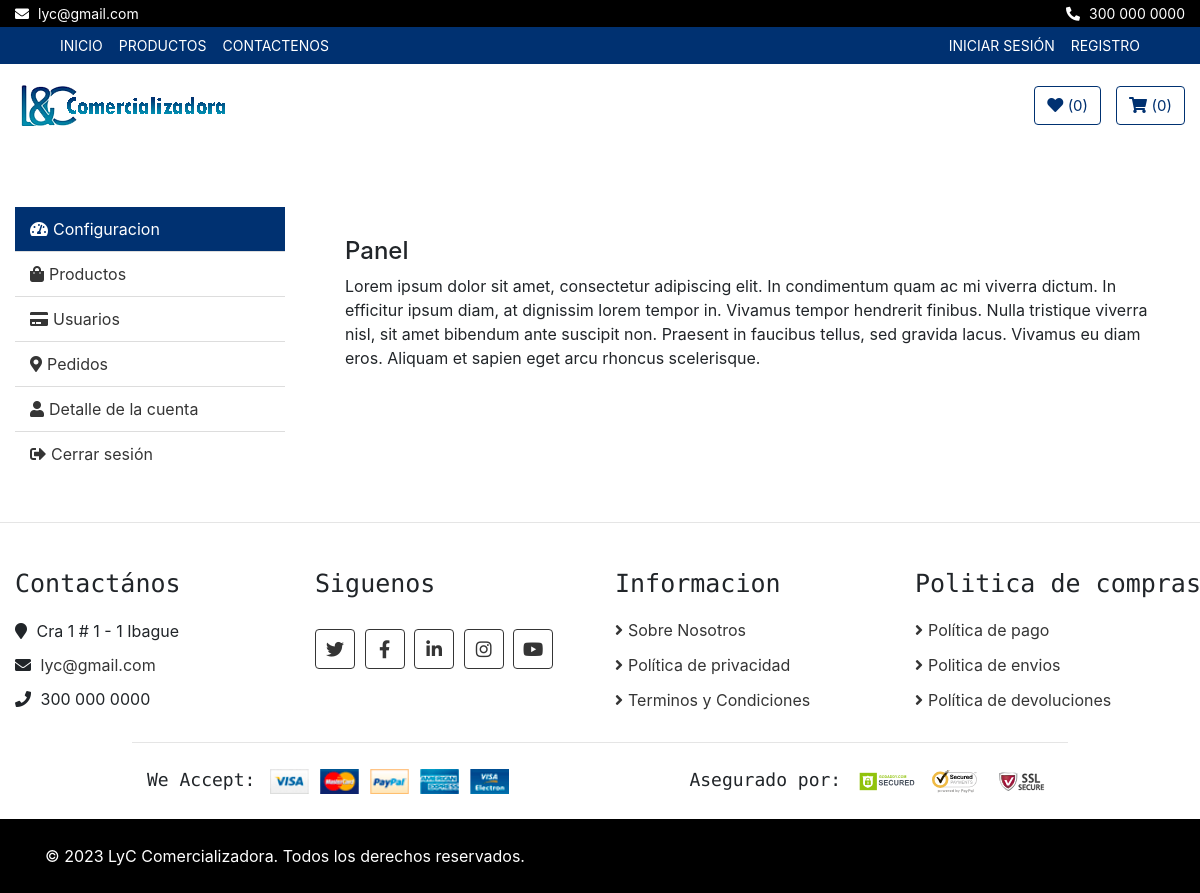
Screenshot of /user_admin/ with the database file from the repository.
### politicas/models.py (models this page shows, shortened)
class CorreoEmpresa(models.Model):
    direccion = models.CharField(max_length=100)
    correo = models.EmailField(unique=True)
    telefono = models.CharField(max_length=20)

class Copyright(models.Model):
    frase = models.CharField(max_length=255)

### core/views.py (the view)
# urls.py: path('user_admin/', core_views.admin, name="admin"),
def admin(request):
        return render(request, "core/admin.html")

### core/context_processors.py (called while the page is built)
def correo_empresa(request):
    correo_empresa = CorreoEmpresa.objects.first()
    return {'correo_empresa': correo_empresa}

def copyright(request):
    copyright = Copyright.objects.first()
    return {'copyright': copyright}

### core/templates/core/admin.html (shortened to what this page needs)
{% extends 'core/base.html' %}
{% load static %}
{% block content %}
 <div class="my-account">
    <div class="container-fluid">
      <div class="row">
        <div class="col-md-3">
          <div
            class="nav flex-column nav-pills"
            role="tablist"
            aria-orientation="vertical"
          >
            <a
              class="nav-link active"
              id="dashboard-nav"
              data-toggle="pill"
              href="#dashboard-tab"
              role="tab"
              ><i class="fa fa-tachometer-alt"></i>Configuracion</a
            >
            <a
              class="nav-link"
              id="orders-nav"
              data-toggle="pill"
              href="#orders-tab"
              role="tab"
              ><i class="fa fa-shopping-bag"></i>Productos</a
            >
            <a
              class="nav-link"
              id="payment-nav"
              data-toggle="pill"
              href="#payment-tab"
              role="tab"
              ><i class="fa fa-credit-card"></i>Usuarios</a
            >
            <a
              class="nav-link"
              id="address-nav"
              data-toggle="pill"
              href="#address-tab"
              role="tab"
              ><i class="fa fa-map-marker-alt"></i>Pedidos</a
            >
            <a
              class="nav-link"
              id="account-nav"
              data-toggle="pill"
              href="#account-tab"
              role="tab"
              ><i class="fa fa-user"></i>Detalle de la cuenta</a
            >
            <a class="nav-link" href="index.html"
              ><i class="fa fa-sign-out-alt"></i>Cerrar sesión</a
            >
          </div>
        </div>
        <div class="col-md-9">
          <div class="tab-content">
            <div
              class="tab-pane fade show active"
              id="dashboard-tab"
              role="tabpanel"
              aria-labelledby="dashboard-nav"
            >
              <h4>Panel</h4>
              <p>
                Lorem ipsum dolor sit amet, consectetur adipiscing elit. In
                condimentum quam ac mi viverra dictum. In efficitur ipsum
                diam, at dignissim lorem tempor in. Vivamus tempor hendrerit
                finibus. Nulla tristique viverra nisl, sit amet bibendum ante
                suscipit non. Praesent in faucibus tellus, sed gravida lacus.
                Vivamus eu diam eros. Aliquam et sapien eget arcu rhoncus
                scelerisque.
              </p>
            </div>
          </div>
        </div>
      </div>
    </div>
  </div>
{%endblock%}

### core/templates/core/base.html (shortened to what this page needs)
<!DOCTYPE html>
<html lang="es">
<head>
  {% load static %}
<link rel="stylesheet" href="https://cdnjs.cloudflare.com/ajax/libs/font-awesome/5.15.3/css/all.min.css">
<link href="https://stackpath.bootstrapcdn.com/bootstrap/4.4.1/css/bootstrap.min.css" rel="stylesheet" />
<link href="https://cdnjs.cloudflare.com/ajax/libs/font-awesome/5.10.0/css/all.min.css" rel="stylesheet" />
<link href="{% static 'core/css/mainstyle.css' %}" rel="stylesheet" />
<link href="https://stackpath.bootstrapcdn.com/bootstrap/4.5.2/css/bootstrap.min.css" rel="stylesheet">
<link rel="stylesheet" href="{% static 'lib/slick/slick.css' %}" type="text/css">
<link rel="stylesheet" href="{% static 'lib/slick/slick-theme.css' %}" type="text/css">
</head>
  <body>
    <div class="top-bar">
      <div class="container-fluid">
        <div class="row">
          <div class="col-sm-6">
            <i class="fa fa-envelope"></i>
            {{ correo_empresa.correo }}
          </div>
          <div class="col-sm-6">
            <i class="fa fa-phone-alt"></i>
            {{ correo_empresa.telefono }}
          </div>
        </div>
      </div>
    </div>
    <div class="nav">
      <div class="container-fluid">
        <nav class="navbar navbar-expand-md bg-dark navbar-dark">
          <div class="collapse navbar-collapse justify-content-between" id="navbarCollapse">
            <div class="navbar-nav mr-auto">
              <a href="{% url 'home' %}" class="nav-item nav-link">Inicio</a>
              <a href="{% url 'product_list' %}" class="nav-item nav-link">Productos</a>
              <a href="{% url 'contacto' %}" class="nav-item nav-link">Contactenos</a>
            </div>
            <div class="navbar-nav ml-auto">
              {% if not request.user.is_authenticated %}
                <li class="nav-item">
                  <a class="nav-link" href="{% url 'login' %}">Iniciar sesión</a>
                </li>
                <li class="nav-item">
                  <a class="nav-link" href="{% url 'signup' %}">Registro</a>
                </li>
              {% endif %}
            </div>
          </div>
        </nav>
      </div>
    </div>
    <header class="masthead">
      <div class="bottom-bar">
        <div class="container-fluid">
          <div class="row align-items-center">
            <div class="col-md-9">
              <div class="logo">
                <a href="{% url 'home' %}">
                  <img src="/static/core/img/logo.png" alt="Logo" />
                </a>
              </div>
            </div>
            <div class="col-md-3">
              <div class="user">
                  {% if user.is_authenticated %}
                  <a href="{% url 'wishlist' %}" class="btn wishlist">
                      <i class="fa fa-heart"></i>
                      <span>({{ request.session.wishlist|length }})</span>
                  </a>
                  <a href="{% url 'cart' %}" class="btn cart" id="cart">
                      <i class="fa fa-shopping-cart"></i>
                      <span>({{ request.session.cart|length }})</span>
                  </a>
                  {% else %}
                  <a href="{% url 'login' %}" class="btn wishlist" id="wishlist">
                      <i class="fa fa-heart"></i>
                      <span>({{ request.session.wishlist|length }})</span>
                  </a>
                  <a href="{% url 'login' %}" class="btn cart">
                      <i class="fa fa-shopping-cart"></i>
                      <span>({{ request.session.cart|length }})</span>
                  </a>
                  {% endif %}
              </div>
          </div>
          </div>
        </div>
      </div>
    </header>
    {% block content%}
    {% endblock%}
    {% if request.path != "/" %}
    <hr />
    {% endif %}
    <div class="footer_container">
      <div class="footer">
        <div class="container-fluid">
          <div class="row">
            <div class="col-lg-3 col-md-6">
              <div class="footer-widget">
                <h2>Contactános</h2>
                <div class="contact-info">
                  <p>
                    <i class="fa fa-map-marker"></i> {{ correo_empresa.direccion }}
                  </p>
                  <p>
                    <i class="fa fa-envelope"></i>
                    <a href="mailto:{{ correo_empresa.correo }}" target="_blank"
                      style="color: #353535; text-decoration: none;">{{ correo_empresa.correo }}</a>
                  </p>
                  <p><i class="fa fa-phone"></i> {{ correo_empresa.telefono }}</p>
                </div>
              </div>
            </div>
            <div class="col-lg-3 col-md-6">
              <div class="footer-widget">
                <h2>Siguenos</h2>
                <div class="contact-info">
                  <div class="social">
                    <a href="https://twitter.com/" target="_blank"><i class="fab fa-twitter"></i></a>
                    <a href="https://www.facebook.com/" target="_blank"><i class="fab fa-facebook-f"></i></a>
                    <a href="https://www.linkedin.com/" target="_blank"><i class="fab fa-linkedin-in"></i></a>
                    <a href="https://www.instagram.com/" target="_blank"><i class="fab fa-instagram"></i></a>
                    <a href="https://youtu.be/E_xaxzYjc7I" target="_blank"><i class="fab fa-youtube"></i></a>
                  </div>
                </div>
              </div>
            </div>
            <div class="col-lg-3 col-md-6">
              <div class="footer-widget">
                <h2>Informacion</h2>
                <ul>
                  <li><a href="{% url 'sobre-nosotros' %}">Sobre Nosotros</a></li>
                  <li><a href="{% url 'politica-privacidad' %}">Política de privacidad</a></li>
                  <li><a href="{% url 'terminos-condiciones' %}">Terminos y Condiciones</a></li>
                </ul>
              </div>
            </div>
            <div class="col-lg-3 col-md-6">
              <div class="footer-widget">
                <h2>Politica de compras</h2>
                <ul>
                  <li><a href="{% url 'politica-pagos' %}">Política de pago</a></li>
                  <li><a href="{% url 'politica-envios' %}">Politica de envios</a></li>
                  <li><a href="{% url 'politica-devoluciones' %}">Política de devoluciones</a></li>
                </ul>
              </div>
            </div>
          </div>
          <div class="row payment align-items-center">
            <div class="col-md-6">
              <div class="payment-method">
                <h2>We Accept:</h2>
                <img src="{% static 'core/img/payment-method.png' %}" alt="Payment Method" />
              </div>
            </div>
            <div class="col-md-6">
              <div class="payment-security">
                <h2>Asegurado por:</h2>
                <img src="{% static 'core/img/godaddy.svg' %}" alt="Payment Security" />
                <img src="{% static 'core/img/norton.svg' %}" alt="Payment Security" />
                <img src="{% static 'core/img/ssl.svg' %}" alt="Payment Security" />
              </div>
            </div>
          </div>
        </div>
      </div>
      <div class="footer-bottom">
        <div class="container">
          <div class="row">
            <div class="col-md-6 copyright">
              <p>{{ copyright.frase }}</p>
            </div>
          </div>
        </div>
      </div>
    </div>
  </body>
</html>

### core/static/core/css/mainstyle.css (style rules this page uses)
body { color: #353535; font-family: 'Open Sans', sans-serif; font-weight: 400; background: #f3f6ff; }
a { color: #003171; }
h2 { font-family: 'Source Code Pro', monospace; font-weight: 700; }
@media (min-width: 992px) { .container-fluid { padding-right: 60px; padding-left: 60px; } }
.btn { color: #003171; background: #ffffff; }
.top-bar { padding: 3px 0; font-size: 14px; color: #ffffff; background: #000000; }
.top-bar i { margin-right: 5px; }
.top-bar .col-sm-6:first-child { text-align: left; }
.top-bar .col-sm-6:last-child { text-align: right; }
.nav { position: relative; }
@media (min-width: 992px) { .nav .container-fluid { padding-left: 52px; padding-right: 52px; } }
.nav .navbar { height: 100%; padding: 0; }
@media (min-width: 768px) { .nav, .nav .navbar { background: #003171 !important; } }
@media (min-width: 768px) { .nav .navbar-dark a.nav-link { color: #ffffff; font-size: 14px; text-transform: uppercase; } }
.bottom-bar { padding: 15px 0; background: #ffffff; margin-bottom: 30px; }
.bottom-bar .logo { text-align: left; overflow: hidden; }
.bottom-bar .logo a img { max-height: 60px; }
.bottom-bar .user { font-size: 0; text-align: right; }
.bottom-bar .user .wishlist { margin-right: 15px; }
.bottom-bar .user .cart i, .bottom-bar .user .wishlist i { color: #003171; }
.bottom-bar .user .cart span, .bottom-bar .user .wishlist span { color: #003171; font-size: 15px; }
@media (min-width: 768px) { .bottom-bar { max-height: 90px; } }
.my-account { position: relative; padding: 30px 0; }
.my-account .nav.nav-pills .nav-link { padding: 10px 15px; color: #353535; background: #ffffff; border-radius: 0; border-bottom: 1px solid #dddddd; transition: all .3s; }
.my-account .nav.nav-pills .nav-link:last-child { border-bottom: none; }
.my-account .nav.nav-pills .nav-link:hover, .my-account .nav.nav-pills .nav-link.active { color: #ffffff; background: #003171; }
.my-account .nav.nav-pills .nav-link i { margin-right: 5px; }
.my-account .tab-content { padding: 30px; background: #ffffff; }
.footer { position: relative; padding: 30px 0 0 0; background: #ffffff; }
.footer .footer-widget { position: relative; width: 100%; margin-bottom: 30px; }
.footer .footer-widget h2 { font-size: 25px; white-space: nowrap; margin-bottom: 20px; }
.footer .footer-widget ul { margin: 0; padding: 0; list-style: none; }
.footer .footer-widget ul li { margin-bottom: 12px; }
.footer .footer-widget ul li:last-child { margin-bottom: 0; }
.footer .footer-widget ul li a { color: #353535; white-space: nowrap; display: block; line-height: 23px; transition: all .3s; }
.footer .footer-widget ul li a::before { content: '\f105'; font-family: 'Font Awesome 5 Free'; font-weight: 900; padding-right: 5px; }
.footer .contact-info p { margin-bottom: 10px; font-size: 16px; }
.footer .contact-info p i { margin-right: 5px; }
.footer .social { position: relative; width: 100%; }
.footer .social a { display: inline-block; margin: 10px 5px 0 0; width: 40px; height: 40px; padding: 6px 0; text-align: center; font-size: 18px; color: #353535; border: 1px solid #353535; border-radius: 4px; transition: all .3s; }
.footer .payment { padding-top: 25px; padding-bottom: 25px; border-top: 1px solid rgba(0,0,0,.1); }
@media (min-width: 992px) { .footer .payment { max-width: 80%; margin: 0 auto; } }
.footer .payment-method, .footer .payment-security { overflow: hidden; }
.footer .payment-method { text-align: left; }
.footer .payment-security { text-align: right; }
.footer .payment-method h2, .footer .payment-security h2 { display: inline-block; margin: 0 10px 0 0; font-size: 18px; font-weight: 400; line-height: 22px; }
.footer .payment-method img, .footer .payment-security img { height: 25px; }
.footer-bottom { position: relative; padding: 25px 0; background: #000000; }
.footer-bottom .copyright { text-align: left; }
.footer-bottom .copyright p, .footer-bottom .template-by p { color: #ffffff; font-weight: 400; margin: 0; }

### core/templates/core/base.html (style rules this page uses)
.cart { color: #003171; background: #ffffff; border-color: #003171; }
.wishlist { color: #003171; background: #ffffff; border-color: #003171; }

### rows the page displays
CorreoEmpresa: correo "lyc@gmail.com", telefono "300 000 0000", direccion "Cra 1 # 1 - 1 Ibague"
Copyright: frase "© 2023 LyC Comercializadora. Todos los derechos reservados."

### other values shown
{{ request.session.wishlist|length }} "0"
{{ request.session.cart|length }} "0"
